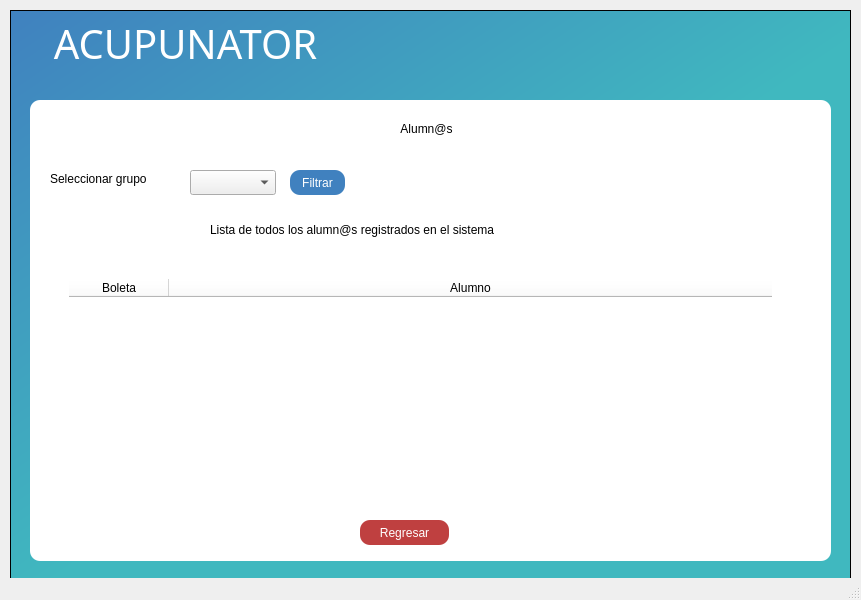
<?xml version="1.0" encoding="UTF-8"?>
<ui version="4.0">
 <class>MainWindow</class>
 <widget class="QMainWindow" name="MainWindow">
  <property name="geometry">
   <rect>
    <x>0</x>
    <y>0</y>
    <width>861</width>
    <height>600</height>
   </rect>
  </property>
  <property name="windowTitle">
   <string>Lista de alumnos</string>
  </property>
  <widget class="QWidget" name="centralwidget">
   <widget class="QFrame" name="frame">
    <property name="geometry">
     <rect>
      <x>10</x>
      <y>10</y>
      <width>841</width>
      <height>571</height>
     </rect>
    </property>
    <property name="styleSheet">
     <string notr="true">QFrame{
	
	background-color: qlineargradient(spread:pad, x1:0, y1:0, x2:1, y2:1, stop:0 rgba(64, 129, 191, 255), stop:0.524752 rgba(64, 184, 191, 255));
}</string>
    </property>
    <property name="frameShape">
     <enum>QFrame::StyledPanel</enum>
    </property>
    <property name="frameShadow">
     <enum>QFrame::Raised</enum>
    </property>
    <widget class="QLabel" name="header">
     <property name="geometry">
      <rect>
       <x>30</x>
       <y>10</y>
       <width>291</width>
       <height>51</height>
      </rect>
     </property>
     <property name="font">
      <font>
       <family>Ubuntu Condensed</family>
       <pointsize>30</pointsize>
      </font>
     </property>
     <property name="styleSheet">
      <string notr="true">color: rgb(255, 255, 255);
background-color:none;</string>
     </property>
     <property name="text">
      <string>ACUPUNATOR</string>
     </property>
     <property name="alignment">
      <set>Qt::AlignBottom|Qt::AlignHCenter</set>
     </property>
    </widget>
    <widget class="QFrame" name="card">
     <property name="geometry">
      <rect>
       <x>20</x>
       <y>90</y>
       <width>801</width>
       <height>461</height>
      </rect>
     </property>
     <property name="styleSheet">
      <string notr="true">QFrame{
background-color:rgb(255, 255, 255);
border-radius:10px;
}</string>
     </property>
     <property name="frameShape">
      <enum>QFrame::StyledPanel</enum>
     </property>
     <property name="frameShadow">
      <enum>QFrame::Raised</enum>
     </property>
     <widget class="QLabel" name="label_5">
      <property name="geometry">
       <rect>
        <x>360</x>
        <y>20</y>
        <width>73</width>
        <height>17</height>
       </rect>
      </property>
      <property name="text">
       <string>Alumn@s</string>
      </property>
      <property name="alignment">
       <set>Qt::AlignCenter</set>
      </property>
     </widget>
     <widget class="QLabel" name="label_4">
      <property name="geometry">
       <rect>
        <x>20</x>
        <y>70</y>
        <width>141</width>
        <height>17</height>
       </rect>
      </property>
      <property name="text">
       <string>Seleccionar grupo</string>
      </property>
     </widget>
     <widget class="QComboBox" name="grupos_box">
      <property name="geometry">
       <rect>
        <x>160</x>
        <y>70</y>
        <width>86</width>
        <height>25</height>
       </rect>
      </property>
     </widget>
     <widget class="QPushButton" name="filtrar_btn">
      <property name="geometry">
       <rect>
        <x>260</x>
        <y>70</y>
        <width>55</width>
        <height>25</height>
       </rect>
      </property>
      <property name="maximumSize">
       <size>
        <width>55</width>
        <height>30</height>
       </size>
      </property>
      <property name="styleSheet">
       <string notr="true">background-color: rgb(64, 129, 191);
color: rgb(255, 255, 255);
border-radius:10px;</string>
      </property>
      <property name="text">
       <string>Filtrar</string>
      </property>
     </widget>
     <widget class="QPushButton" name="regresar_btn">
      <property name="geometry">
       <rect>
        <x>330</x>
        <y>420</y>
        <width>89</width>
        <height>25</height>
       </rect>
      </property>
      <property name="styleSheet">
       <string notr="true">background-color: rgb(191, 64, 64);
color: rgb(255, 255, 255);
border-radius:10px;</string>
      </property>
      <property name="text">
       <string>Regresar</string>
      </property>
     </widget>
     <widget class="QFrame" name="frame_2">
      <property name="geometry">
       <rect>
        <x>30</x>
        <y>170</y>
        <width>721</width>
        <height>231</height>
       </rect>
      </property>
      <property name="frameShape">
       <enum>QFrame::StyledPanel</enum>
      </property>
      <property name="frameShadow">
       <enum>QFrame::Raised</enum>
      </property>
      <layout class="QVBoxLayout" name="verticalLayout">
       <item>
        <widget class="QTableWidget" name="table_historial">
         <property name="sizeIncrement">
          <size>
           <width>0</width>
           <height>0</height>
          </size>
         </property>
         <property name="baseSize">
          <size>
           <width>10</width>
           <height>0</height>
          </size>
         </property>
         <attribute name="horizontalHeaderStretchLastSection">
          <bool>true</bool>
         </attribute>
         <attribute name="verticalHeaderStretchLastSection">
          <bool>false</bool>
         </attribute>
         <column>
          <property name="text">
           <string>Boleta</string>
          </property>
         </column>
         <column>
          <property name="text">
           <string>Alumno</string>
          </property>
         </column>
        </widget>
       </item>
      </layout>
     </widget>
     <widget class="QLabel" name="label_6">
      <property name="geometry">
       <rect>
        <x>180</x>
        <y>120</y>
        <width>461</width>
        <height>20</height>
       </rect>
      </property>
      <property name="text">
       <string>Lista de todos los alumn@s registrados en el sistema</string>
      </property>
     </widget>
    </widget>
   </widget>
  </widget>
  <widget class="QStatusBar" name="statusbar"/>
 </widget>
 <resources/>
 <connections/>
</ui>
